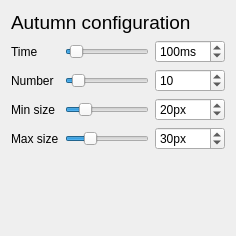
         <widget class="QWidget" name="pageAutumn">
          <layout class="QGridLayout" name="gridLayout_2">
           <item row="0" column="0" colspan="3">
            <widget class="QLabel" name="label_23">
             <property name="font">
              <font>
               <pointsize>14</pointsize>
              </font>
             </property>
             <property name="text">
              <string>Autumn configuration</string>
             </property>
            </widget>
           </item>
           <item row="1" column="0">
            <widget class="QLabel" name="label_5">
             <property name="text">
              <string>Time</string>
             </property>
             <property name="buddy">
              <cstring>horizontalSlider</cstring>
             </property>
            </widget>
           </item>
           <item row="1" column="1">
            <widget class="QSlider" name="horizontalSliderTimeAutumn">
             <property name="minimum">
              <number>50</number>
             </property>
             <property name="maximum">
              <number>1000</number>
             </property>
             <property name="value">
              <number>100</number>
             </property>
             <property name="orientation">
              <enum>Qt::Horizontal</enum>
             </property>
            </widget>
           </item>
           <item row="1" column="2">
            <widget class="QSpinBox" name="spinBoxTimeAutumn">
             <property name="suffix">
              <string>ms</string>
             </property>
             <property name="minimum">
              <number>50</number>
             </property>
             <property name="maximum">
              <number>1000</number>
             </property>
             <property name="value">
              <number>100</number>
             </property>
            </widget>
           </item>
           <item row="2" column="0">
            <widget class="QLabel" name="label_6">
             <property name="text">
              <string>Number</string>
             </property>
             <property name="buddy">
              <cstring>horizontalSlider_2</cstring>
             </property>
            </widget>
           </item>
           <item row="2" column="1">
            <widget class="QSlider" name="horizontalSliderNUmAutumn">
             <property name="minimum">
              <number>1</number>
             </property>
             <property name="maximum">
              <number>100</number>
             </property>
             <property name="value">
              <number>10</number>
             </property>
             <property name="orientation">
              <enum>Qt::Horizontal</enum>
             </property>
            </widget>
           </item>
           <item row="2" column="2">
            <widget class="QSpinBox" name="spinBoxNumAutumn">
             <property name="minimum">
              <number>1</number>
             </property>
             <property name="maximum">
              <number>100</number>
             </property>
             <property name="value">
              <number>10</number>
             </property>
            </widget>
           </item>
           <item row="3" column="0">
            <widget class="QLabel" name="label_7">
             <property name="text">
              <string>Min size</string>
             </property>
             <property name="buddy">
              <cstring>horizontalSlider_3</cstring>
             </property>
            </widget>
           </item>
           <item row="3" column="1">
            <widget class="QSlider" name="horizontalSliderMinAutumn">
             <property name="minimum">
              <number>1</number>
             </property>
             <property name="maximum">
              <number>100</number>
             </property>
             <property name="value">
              <number>20</number>
             </property>
             <property name="orientation">
              <enum>Qt::Horizontal</enum>
             </property>
            </widget>
           </item>
           <item row="3" column="2">
            <widget class="QSpinBox" name="spinBoxMinSizeAutumn">
             <property name="suffix">
              <string>px</string>
             </property>
             <property name="minimum">
              <number>1</number>
             </property>
             <property name="maximum">
              <number>100</number>
             </property>
             <property name="value">
              <number>20</number>
             </property>
            </widget>
           </item>
           <item row="4" column="0">
            <widget class="QLabel" name="label_8">
             <property name="text">
              <string>Max size</string>
             </property>
             <property name="buddy">
              <cstring>horizontalSlider_4</cstring>
             </property>
            </widget>
           </item>
           <item row="4" column="1">
            <widget class="QSlider" name="horizontalSliderMaxAutumn">
             <property name="minimum">
              <number>5</number>
             </property>
             <property name="maximum">
              <number>100</number>
             </property>
             <property name="value">
              <number>30</number>
             </property>
             <property name="orientation">
              <enum>Qt::Horizontal</enum>
             </property>
            </widget>
           </item>
           <item row="4" column="2">
            <widget class="QSpinBox" name="spinBoxMaxSizeAutumn">
             <property name="suffix">
              <string>px</string>
             </property>
             <property name="minimum">
              <number>5</number>
             </property>
             <property name="maximum">
              <number>100</number>
             </property>
             <property name="value">
              <number>30</number>
             </property>
            </widget>
           </item>
           <item row="5" column="1">
            <spacer name="verticalSpacer_4">
             <property name="orientation">
              <enum>Qt::Vertical</enum>
             </property>
             <property name="sizeHint" stdset="0">
              <size>
               <width>20</width>
               <height>75</height>
              </size>
             </property>
            </spacer>
           </item>
          </layout>
         </widget>
